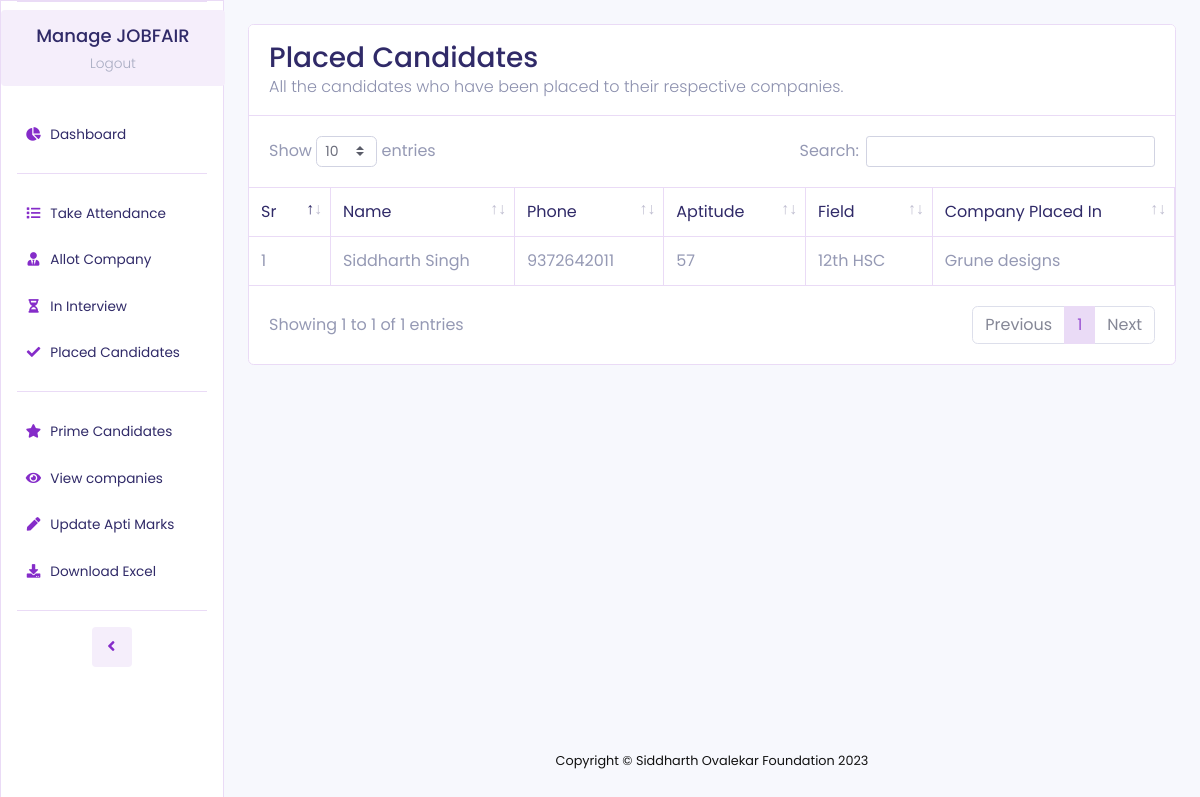
Before: /admin/placed.php (signed in) with the older database file.
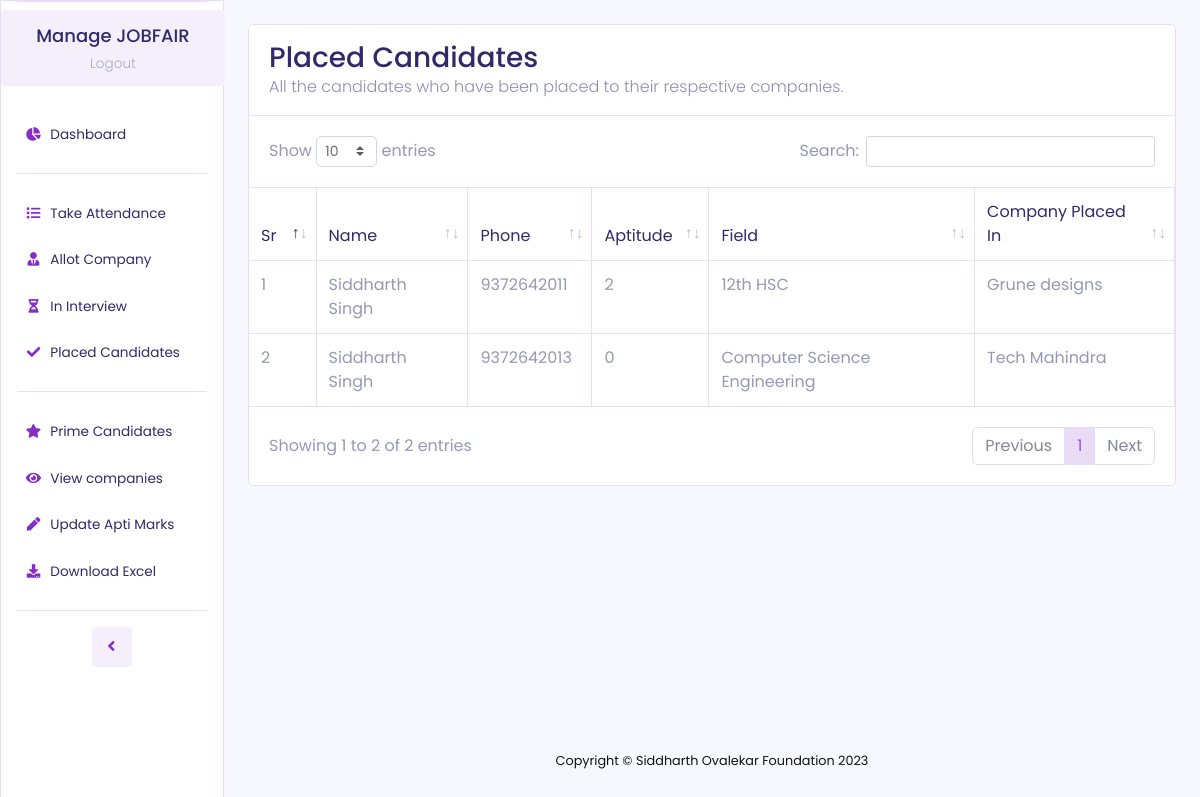
After: the same page with the newer database file.
### tables this page shows
CREATE TABLE `allotments` (
  `id` int(11) NOT NULL,
  `student_id` varchar(100) NOT NULL,
  `company_id` int(11) NOT NULL,
  `status` varchar(50) NOT NULL DEFAULT 'pending',
  `timestamp` datetime NOT NULL DEFAULT current_timestamp()
);

CREATE TABLE `students` (
  `id` int(11) NOT NULL,
  `first_name` varchar(50) NOT NULL,
  `last_name` varchar(50) NOT NULL,
  `phone` varchar(50) NOT NULL,
  `email` varchar(500) NOT NULL,
  `college` varchar(250) NOT NULL,
  `category` varchar(100) NOT NULL,
  `field` varchar(300) NOT NULL,
  `tenth_marks` float NOT NULL,
  `twelfth_marks` float NOT NULL DEFAULT 0,
  `degree_marks` float NOT NULL DEFAULT 0,
  `year_of_passing` int(11) NOT NULL,
  `path` varchar(1000) NOT NULL,
  `dob` date NOT NULL,
  `attended` int(11) NOT NULL DEFAULT 0,
  `top` int(11) NOT NULL DEFAULT 0,
  `apti_marks` int(11) NOT NULL DEFAULT 0
);

CREATE TABLE `companies` (
  `id` int(11) NOT NULL,
  `company_name` varchar(100) NOT NULL,
  `hr_name` varchar(100) NOT NULL,
  `phone` varchar(20) NOT NULL,
  `email` varchar(200) NOT NULL,
  `job_location` varchar(400) NOT NULL,
  `position_count` int(10) NOT NULL,
  `average_ctc` int(20) NOT NULL,
  `maximum_ctc` int(20) NOT NULL,
  `job_brief` varchar(500) NOT NULL,
  `selection_brief` varchar(500) NOT NULL,
  `categories` varchar(500) NOT NULL,
  `password` varchar(10) NOT NULL
);

### admin/placed.php (the view, shortened to what this page needs)
<?php
include("./partial.php");
?>
<!DOCTYPE html>
<html lang="en">
<head>
    <link href="assets/vendor/fontawesome-free/css/all.min.css" rel="stylesheet" type="text/css">
    <link href="assets/vendor/datatables/dataTables.bootstrap4.min.css" rel="stylesheet">
    <link href="assets/css/sb-admin-2.min.css" rel="stylesheet">
    <link rel="stylesheet" href="https://cdnjs.cloudflare.com/ajax/libs/selectize.js/0.12.6/css/selectize.bootstrap3.min.css" />
</head>
<body id="page-top">
    <div id="wrapper">
        <?php include("./sidebar.php"); ?>
        <div id="content-wrapper" class="d-flex flex-column">
            <div id="content">
                <div class="container-fluid mt-md-4 slide-in-blurred-bottom">
                    <div class="card mb-4">
                        <div class="card-header py-3 d-flex" style="border-bottom:1.5px solid #eadbf6;align-items:center;justify-content:space-between ">
                            <div class="">
                                <h3 class="m-0 font-weight-medium" style="color:#302a68;">Placed Candidates</h3>
                                <p class="m-0 font-weight-light" style="color:#8c90ae;">All the candidates who have been placed to their respective companies.</p>
                            </div>
                        </div>
                        <div class="card-body p-0">
                            <div class="table-responsive">
                                <table class="table table-bordered" id="dataTable" width="100%" cellspacing="0">
                                    <thead>
                                        <tr>
                                            <th>Sr</th>
                                            <th>Name</th>
                                            <th>Phone</th>
                                            <th>Aptitude</th>
                                            <th>Field</th>
                                            <th>Company Placed In</th>
                                        </tr>
                                    </thead>
                                    <tbody>
                                        <?php
                                        $q = "select * from allotments a JOIN students s ON a.student_id=s.phone JOIN companies c ON a.company_id=c.id where a.status='placed'";
                                        $r = mysqli_query($conn, $q);
                                        $i = 1;
                                        while ($res = $r->fetch_assoc()) {
                                            echo "<tr>
                                                    <td>" . $i . "</td>
                                                    <td>" . $res['first_name'] . " " . $res['last_name'] . "</td>
                                                    <td>" . $res['student_id'] . "</td>
                                                    <td>" . $res['apti_marks'] . "</td>
                                                    <td>" . $res['field'] . "</td>
                                                    <td>".$res['company_name']."</td>
                                                </tr>";
                                            $i++;
                                        }
                                        ?>
                                    </tbody>
                                </table>
                            </div>
                        </div>
                    </div>
                </div>
            </div>
            <footer class="sticky-footer">
                <div class="container my-auto">
                    <div class="copyright text-center my-auto">
                        <span>Copyright &copy; Siddharth Ovalekar Foundation 2023</span>
                    </div>
                </div>
            </footer>
        </div>
    </div>
</body>
</html>

Changed rows visible on the page:
changed through a linked row, allotments "12th HSC": student.apti_marks "57" → "2"
added allotments: student.first_name "Siddharth", student.last_name "Singh", student "9372642013", student.apti_marks "0", student.field "Computer Science Engineering", company.company_name "Tech Mahindra"
Other visible differences:
text written by a page script: "Show entries Search: Showing 1 to 1 of 1 entries Previous 1 Next" → "Show entries Search: Showing 1 to 2 of 2 entries Previous 1 Next"
